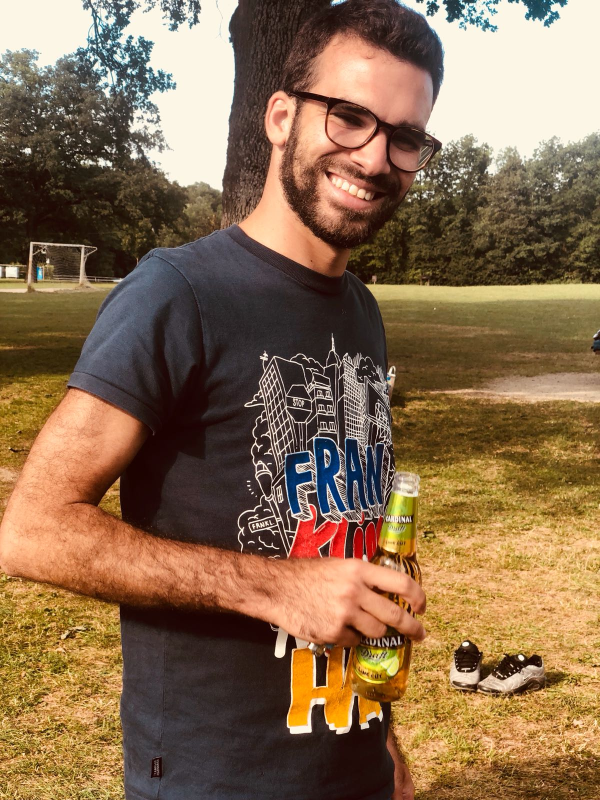
#> input picture DNN/dnn-nst/images/IMG-20180629-WA0181.jpg, 1200 x 1600 px (shown at 1/2 size); its folder holds only this picture in this run
$ python mrz_detector.py --images ../../dnn-nst/images   (older library calls are emulated)
#> lines starting #> are read from the running program, lines starting #| are printed output that depends on the picture; after the words box and inside, x2 and y2 are one past the last pixel; in counts of white or black regions, pixels touching at a corner belong together
# import necessary packages
from imutils import paths
import numpy as np
import argparse
import imutils
import cv2

# construct and parse the arguments
ap = argparse.ArgumentParser()
ap.add_argument("-i", "--images", required=True, help = "Path to the images directory")
args = vars(ap.parse_args())

# init a rectangular and a square structuring kernel
rectKernel = cv2.getStructuringElement(cv2.MORPH_RECT, (13,5))
sqKernel = cv2.getStructuringElement(cv2.MORPH_RECT, (21, 21))

# loop over the dataset
for imagePath in paths.list_images(args['images']):
  # load the image, resize it and convert it to grayscale
  image = cv2.imread(imagePath)
#> image is the input picture: shape (1600, 1200, 3); mean B, G, R 78.7, 107.6, 136.4
  image = imutils.resize(image, height=600)
#> image: shape (600, 450, 3)
  gray = cv2.cvtColor(image, cv2.COLOR_BGR2GRAY)
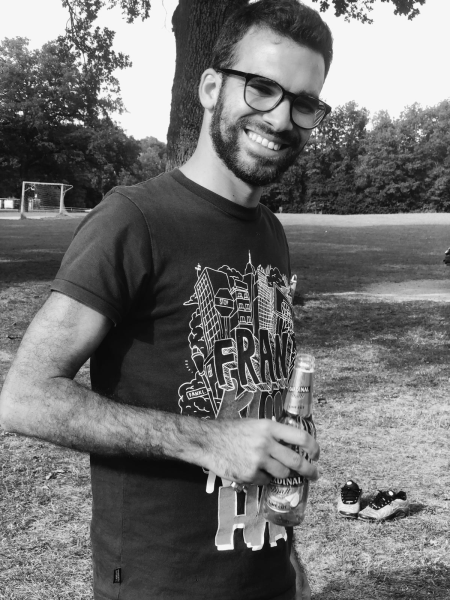
#> gray: shape (600, 450); min 8, max 248, mean 113

  # smooth the image using a 3x3 gaussian, then apply the blackhat
  # morphological operator to find dark regions on a light background
  gray = cv2.GaussianBlur(gray, (3,3), 0)
  blackhat = cv2.morphologyEx(gray, cv2.MORPH_BLACKHAT, rectKernel)
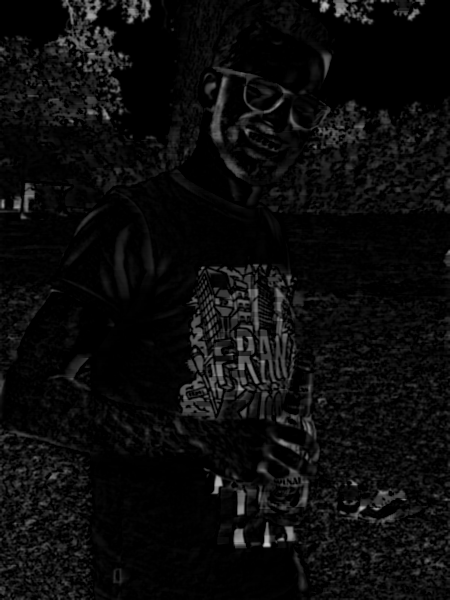
#> blackhat: shape (600, 450); min 0, max 201, mean 11.9

  # compute the Scharr gradient of the blackhat image and scale the
  # result into the range [0, 255]
  gradX = cv2.Sobel(blackhat, ddepth=cv2.CV_32F, dx=1, dy=0, ksize=-1)
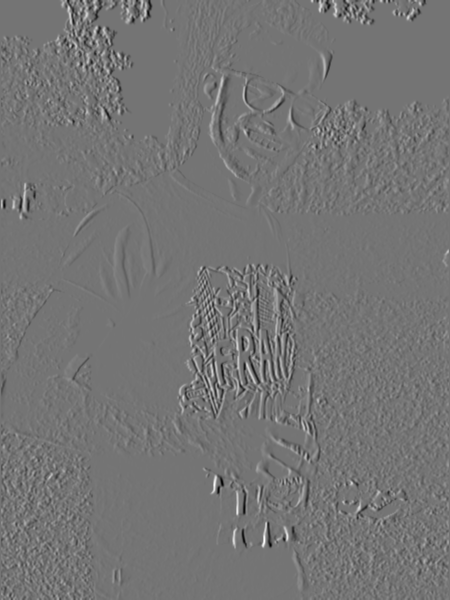
#> gradX: shape (600, 450) float32; min -2203, max 2602, mean -0.1; drawn with min black and max white
  gradX = np.absolute(gradX)
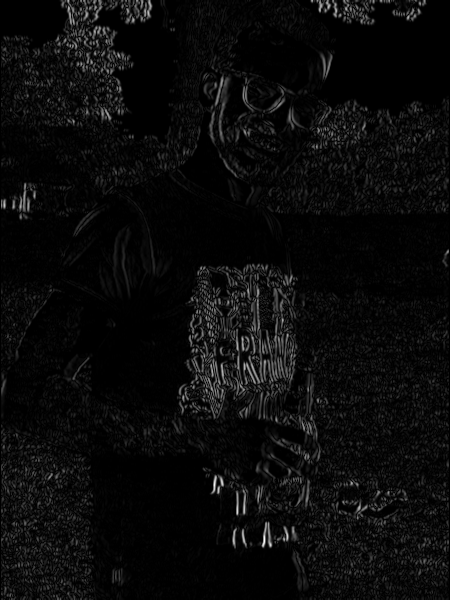
#> gradX: shape (600, 450) float32; min 0, max 2602, mean 113.5; drawn with min black and max white
  (minVal, maxVal) = (np.min(gradX), np.max(gradX))
#> minVal = 0; maxVal = 2602
  gradX = (255 * ((gradX-minVal) / (maxVal - minVal))).astype("uint8")

  #apply a closing operation using the rectangular kernel to close gaps in between letters -- then apply Otsu's thresholding method
  gradX = cv2.morphologyEx(gradX, cv2.MORPH_CLOSE, rectKernel)
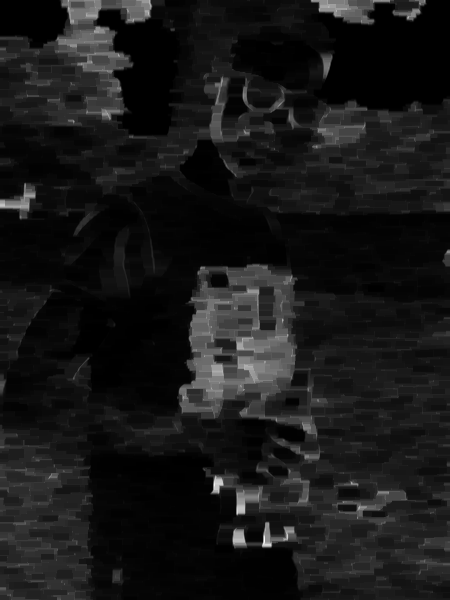
#> gradX: shape (600, 450); min 0, max 255, mean 23.6
  thresh = cv2.threshold(gradX, 0, 255, cv2.THRESH_BINARY | cv2.THRESH_OTSU)[1]
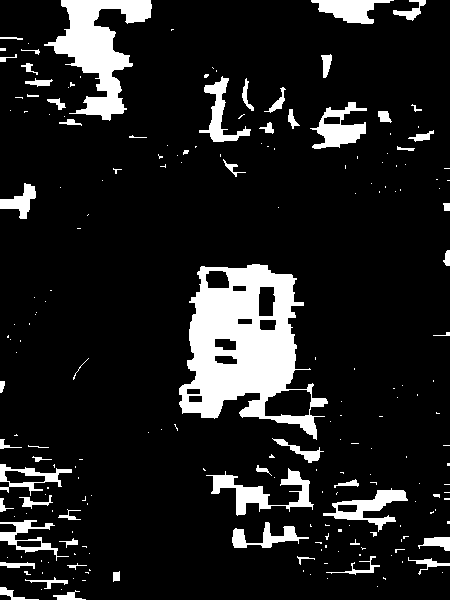
#> thresh: shape (600, 450); 12.1% white; 211 white regions (151 under 20 px), largest, box (x1, y1, x2, y2) and area: (179, 264, 328, 440) 13281, (44, 0, 152, 121) 5325, (206, 468, 314, 516) 1617

  # perform another closing operation, this time using the square kernel to close
  # gaps between lines of the MRZ, then perform a series of erosions to break apart connected components
  thresh = cv2.morphologyEx(thresh, cv2.MORPH_CLOSE, sqKernel)
#> thresh: shape (600, 450); 25.8% white; 42 white regions (20 under 20 px), largest, box (x1, y1, x2, y2) and area: (179, 264, 450, 587) 35858, (0, 434, 91, 600) 11492, (0, 0, 152, 126) 10308
  thresh = cv2.erode(thresh, None, iterations=4)
#> thresh: shape (600, 450); 19.5% white; 17 white regions (4 under 20 px), largest, box (x1, y1, x2, y2) and area: (215, 418, 450, 571) 15025, (183, 269, 307, 415) 13617, (0, 443, 86, 600) 10238

  # during thresholding, its possible that border pixels were included in the thresholding, so lets
  # set a 5% of the left and right border to zero
  p = int(image.shape[1] * 0.05)
#> p = 22
  thresh[:, 0:p] = 0
  thresh[:, image.shape[1] - p:] = 0
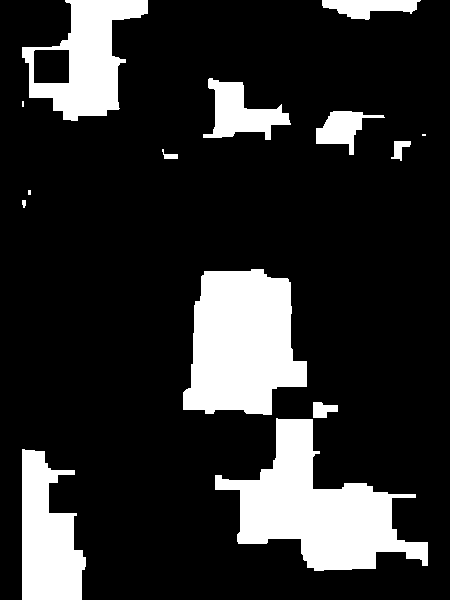
#> thresh: shape (600, 450); 17.8% white; 14 white regions (3 under 20 px)

  # find contours in the thresholded image and sort them by their size
  cnts = cv2.findContours(thresh.copy(), cv2.RETR_EXTERNAL, cv2.CHAIN_APPROX_SIMPLE)[-2]
#> cnts = 14 contours, 4 with area under 20; largest, box (x1, y1, x2, y2) and area: (215, 418, 428, 571) 14064, (183, 269, 307, 415) 13359, (22, 0, 148, 121) 8196, (22, 449, 86, 600) 6596, (203, 78, 291, 140) 2490
  cnts = sorted(cnts, key=cv2.contourArea, reverse=True)

  # loop over the contours
  for c in cnts:
    # compute the bounding box of the contour and use the contour to
	# compute the aspect ratio and coverage ratio of the bounding box
	# width to the width of the image
    (x,y,w,h) = cv2.boundingRect(c)
    ar = w / float(h)
    crWidth  = w / float(gray.shape[1])

    # check to  see if the aspect ratio and coverage width are within acceptable criteria
    if ar > 5 and crWidth > 0.75:
      pX = int((x+w) * 0.03)
      pY = int((y+h) * 0.03)
      (x, y) = (x - pX, y - pY)
      (w, h) = (w + (pX*2), h + (pY*2))

      # extract the ROI from the image and draw a bounding box surrounding the MRZ
      roi = image[y:y + h, x:x + w].copy()
      cv2.rectangle(image, (x,y), (x+w, y+h), (0,255,0), 2)
      break
#> this loop made 14 passes
#> (x, y, w, h, ar, crWidth) on passes 1 to 11: (215, 418, 213, 153, 1.39, 0.473), (183, 269, 124, 146, 0.849, 0.276), (22, 0, 126, 121, 1.04, 0.28), (22, 449, 64, 151, 0.424, 0.142), (203, 78, 88, 62, 1.42, 0.196), (316, 111, 69, 44, 1.57, 0.153), (322, 0, 99, 20, 4.95, 0.22), (313, 402, 25, 16, 1.56, 0.0556), (391, 141, 20, 20, 1, 0.0444), (162, 149, 16, 10, 1.6, 0.0356), (22, 200, 4, 8, 0.5, 0.00889)
#> (c, x, y, w, h, ar, crWidth) on passes 12 to 14: ([[28, 190], [28, 194], [30, 194], [30, 190]], 28, 190, 3, 5, 0.6, 0.00667), ([[22, 101], [22, 106], [23, 106], [23, 101]], 22, 101, 2, 6, 0.333, 0.00444), ([[422, 134], [422, 135], [425, 135], [425, 134]], 422, 134, 4, 2, 2, 0.00889)

  # show the output image
  cv2.imshow("Image", image)
#> (the run stopped early here; a loop or call above may not have finished)

$ run again, on DNN/dnn-nst/images/messi.jpg
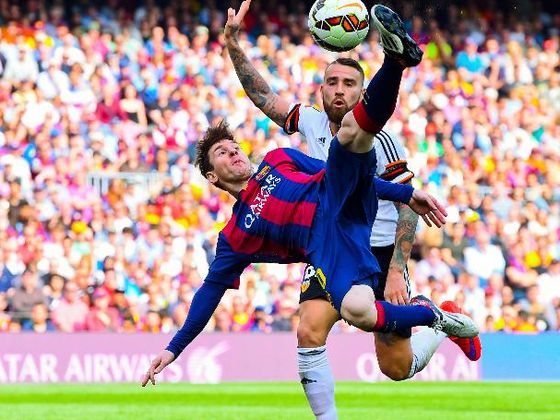
#> input picture DNN/dnn-nst/images/messi.jpg, 560 x 420 px
#> image is the input picture: shape (420, 560, 3); mean B, G, R 149.3, 155.5, 173.6
#> image: shape (600, 800, 3)
#> minVal = 0; maxVal = 2527
#> `thresh[:, image.shape[1] - p:] = 0`:
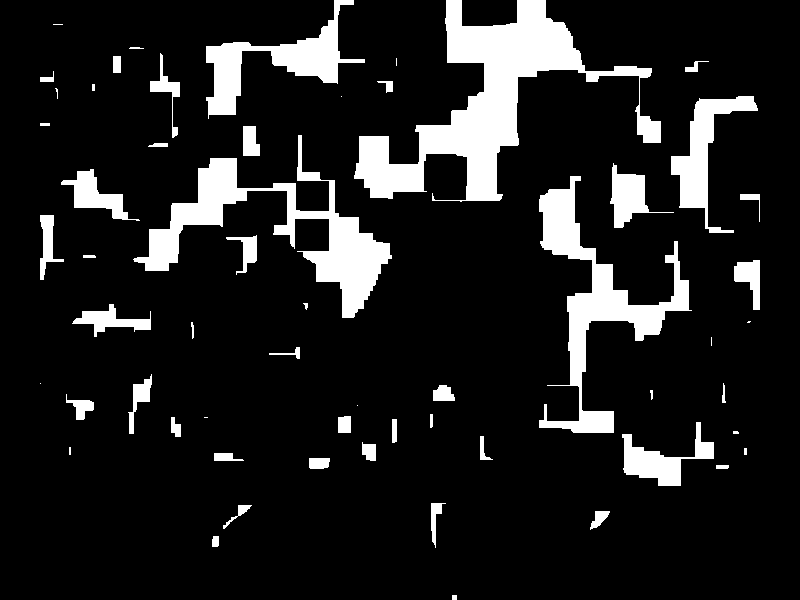
#> thresh: shape (600, 800); 12.4% white; 58 white regions (11 under 20 px)
#> cnts = 58 contours, 19 with area under 20; largest, box (x1, y1, x2, y2) and area: (354, 0, 661, 202) 17077, (133, 135, 392, 318) 9868, (539, 176, 692, 433) 8519, (206, 0, 365, 119) 4810, (671, 96, 758, 233) 3354
#> the loop `for c in cnts:` made 58 passes
#> (x, y, w, h, ar, crWidth) on passes 1 to 8: (354, 0, 307, 202, 1.52, 0.384), (133, 135, 259, 183, 1.42, 0.324), (539, 176, 153, 257, 0.595, 0.191), (206, 0, 159, 119, 1.34, 0.199), (671, 96, 87, 137, 0.635, 0.109), (622, 422, 92, 64, 1.44, 0.115), (610, 163, 64, 65, 0.985, 0.08), (61, 169, 79, 52, 1.52, 0.0988)
